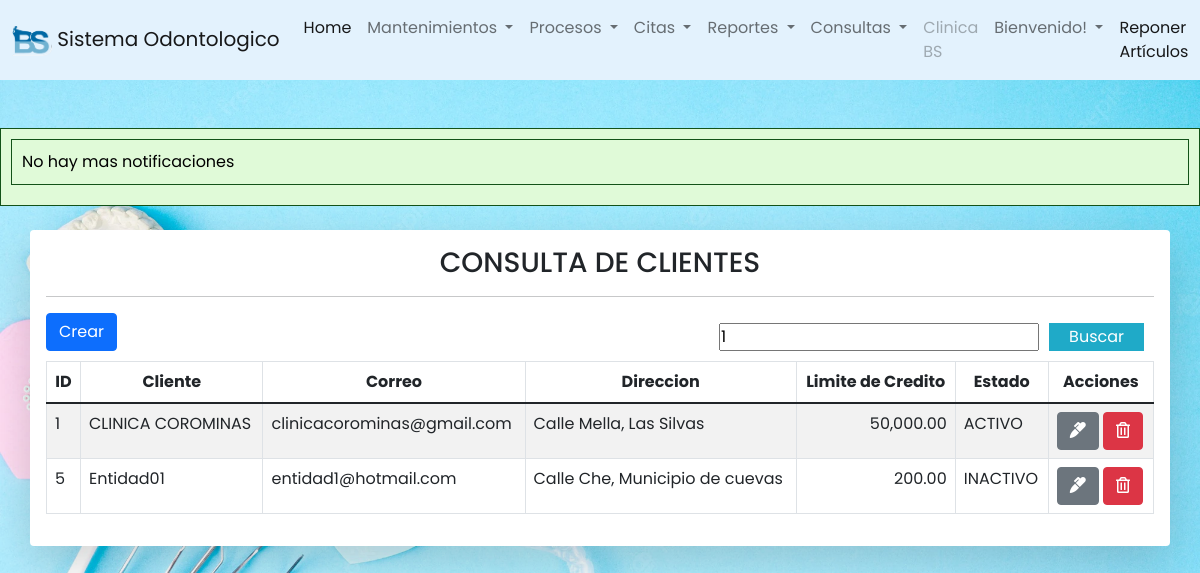
Screenshot of /odontologia/clientes/buscar_clientes.php?busqueda=1 with the database file from the repository.
### tables this page shows
CREATE TABLE `clientes` (
  `idcli` int(11) NOT NULL,
  `id_ent` int(11) DEFAULT NULL,
  `lim_cred` decimal(10,2) DEFAULT NULL,
  `status` int(11) DEFAULT NULL
);

CREATE TABLE `entidad` (
  `id_ent` int(11) NOT NULL,
  `nom_ent` varchar(100) DEFAULT NULL,
  `datos` int(11) DEFAULT NULL,
  `status` int(11) DEFAULT NULL
);

CREATE TABLE `email` (
  `id_email` int(11) NOT NULL,
  `email` varchar(100) DEFAULT NULL
);

CREATE TABLE `estados` (
  `id_status` int(11) NOT NULL,
  `des_status` varchar(50) DEFAULT NULL
);

### odontologia/clientes/buscar_clientes.php (the view, shortened to what this page needs)
<?php
include ("../conexion.php");
?>
<?php include("../includes/header.php")?>
<?php include("../includes/footer.php")?>
<head>
    <link rel="stylesheet" href="../CSS/styl.css">
</head>
<div class="container table-responsive container-sm mt-4 shadow-lg p-3 mb-5 bg-body rounded">
    <?php
        $busqueda = strtolower( $_REQUEST['busqueda']);
    ?>
<center><h3 >CONSULTA DE CLIENTES</h3></center>
<hr class="divider">
        <button id="crear" type="button" class="btn btn-primary" data-bs-toggle="modal" data-bs-target="#modalcliente" >Crear</button>
        <form action="buscar_clientes.php" class="buscador" method="get" >
                <input type="text" name="busqueda" id="busqueda" placeholder="Buscar" value="<?php echo $busqueda; ?>">
                <input type="submit" value="Buscar" class="btn_search">
        </form>
                <table id="tablaclieados" class="table mt-2 table-bordered table-striped">
            <thead>
                <tr class="text-center">
                    <th>ID</th>
                    <th>Cliente</th>
                    <th>Correo</th>
                    <th>Direccion</th>
                    <th>Limite de Credito</th>
                    <th>Estado</th>
                    <th>Acciones</th>
                </tr>
            </thead>
            <tbody>
                    <?php
                        $query = "
SELECT st.des_status Estado, ent.id_ent,d.num_docu, t.tip_docu, tl.n_telf, dr.id_dir, CONCAT(c.nom_calle,', ', m.nom_mun) Direccion
                         ,cli.idcli ID,ent.nom_ent Nombre,email.email Email,cli.lim_cred Credito FROM clientes cli inner join entidad ent on cli.id_ent=ent.id_ent LEFT JOIN datos AS dt
                        ON ent.datos = dt.id_datos LEFT JOIN email AS e ON dt.email = e.id_email LEFT JOIN documentos as d on
                        dt.dat_docu = d.id_docu LEFT JOIN  tip_documento as t on d.tip_docu = t.id_tip LEFT JOIN telefono as tl on dt.dat_telf = tl.id_telf
                        LEFT JOIN direccion as dr on dt.dat_dir = dr.id_dir LEFT JOIN calles as c on dr.calle = c.id_calle LEFT JOIN municipio as m
                        on c.id_mun = m.id_mun inner join estados st on ent.status=st.id_status inner join email on dt.email=email.id_email WHERE cli.idcli LIKE '%$busqueda%' OR ent.nom_ent LIKE '%$busqueda%'";
                        $result_task = mysqli_query($conexion, $query);
                        while($row = mysqli_fetch_array($result_task)){?>
                            <tr>
                                <td><?php echo $row['ID'] ?></td>
                                <td><?php echo $row['Nombre'] ?></td>
                                <td><?php echo $row['Email'] ?></td>
                                <td><?php echo $row['Direccion'] ?></td>
                                <td style="text-align:right"><?php echo number_format($row['Credito'],2) ?></td>
                                <td><?php echo $row['Estado'] ?></td>
                                <td>
                                    <a href="editarcli.php?id=<?php echo $row['ID']?>" class="btn btn-secondary">
                                        <i class="fas fa-marker"></i>
                                    </a>
                                    <a href="eliminacli.php?id=<?php echo $row['ID']?>" class="btn btn-danger">
                                        <i class="far fa-trash-alt"></i>
                                    </a>
                                </td>
                            </tr>
                        <?php }?>
            </tbody>
        </table>
    </div>

### odontologia/CSS/styl.css (style rules this page uses)
* { margin: 0; padding: 0; user-select: none; box-sizing: border-box; font-family: 'Poppins', sans-serif; }
body { margin: 0; background-image: url('fondo\ menu.webp'); background-size: cover; background-attachment: fixed; }

### odontologia/includes/ejecutar_procedimiento.php (style rules this page uses)
body { background-color: #f0f0f0; font-family: Arial, sans-serif; color: #333; margin: 0; padding: 0; }

### odontologia/clientes/buscar_clientes.php (style rules this page uses)
.buscador { display: -webkit-flex; display: -moz-flex; display: -ms-flex; display: -o-flex; display: flex; float: right; background: initial; padding: 10px; border-radius: 10px; }
.buscador .btn_search { background: #1faac8 ; color: #fff; padding: 0 20px; border: 0; cursor: pointer; margin-left: 10px; }

### rows the page displays
clientes: idcli "1", id_ent.nom_ent "CLINICA COROMINAS", email.email "clinicacorominas@gmail.com", Direccion "Calle Mella, Las Silvas", lim_cred "50,000.00", status.des_status "ACTIVO"
clientes: idcli "5", id_ent.nom_ent "Entidad01", email.email "entidad1@hotmail.com", Direccion "Calle Che, Municipio de cuevas", lim_cred "200.00", estados.des_status "INACTIVO"
